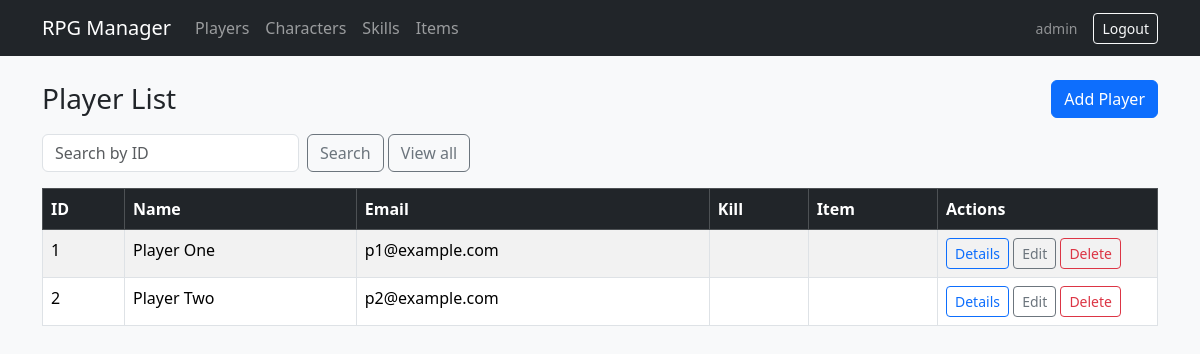
Page /public/index.php?controller=player&action=index (signed in) on the committed database.
### tables this page shows
CREATE TABLE IF NOT EXISTS players (
  id INT UNSIGNED AUTO_INCREMENT PRIMARY KEY,
  name VARCHAR(120) NOT NULL,
  email VARCHAR(180) NOT NULL,
  kill_character_id INT UNSIGNED NULL,
  item_id INT UNSIGNED NULL
);

### app/core/Controller.php (called while the page is built, shortened)
<?php
class Controller
{
    protected function render(string $viewFile, array $data = []): void
    {
        extract($data, EXTR_SKIP);
        $viewPath = ROOT_PATH . '/frontend/' . $viewFile;
        require $viewPath;
    }
}

### app/controllers/PlayerController.php (called while the page is built, shortened)
<?php
class PlayerController extends Controller
{
    private Player $model;
    public function __construct()
    {
        $this->model = new Player();
    }
    public function index(): void
    {
        $allPlayers = $this->model->all();
        $searchId = $this->get('search_id');
        if ($searchId !== null && $searchId !== '') {
            $displayId = (int) $searchId;
            if ($displayId > 0 && isset($allPlayers[$displayId - 1])) {
                $players = [$allPlayers[$displayId - 1] + ['display_id' => $displayId]];
            } else {
                $players = [];
            }
        } else {
            $players = $allPlayers;
        }
        $this->render('players/index.php', [
            'players' => $players,
            'searchId' => $searchId,
            'pageTitle' => 'Players',
        ]);
    }
}

### public/index.php (called while the page is built, shortened)
<?php
require_once ROOT_PATH . '/app/core/bootstrap.php';
$rawAction = strtolower((string) ($_GET['action'] ?? 'index'));
$actionName = preg_replace('/[^a-z]/', '', $rawAction);
$controller = new $className();
$controller->$actionName();

### app/config/helpers.php (called while the page is built)
<?php
function base_url(): string
{
    $b = rtrim((string) BASE_URL, '/');
    return $b === '' ? '' : $b . '/';
}
function e(?string $s): string
{
    return htmlspecialchars((string) $s, ENT_QUOTES, 'UTF-8');
}

### app/core/bootstrap.php (called while the page is built, shortened)
<?php
require_once ROOT_PATH . '/app/config/helpers.php';
spl_autoload_register(function ($className) {
    $paths = [
        ROOT_PATH . '/app/controllers/' . $className . '.php',
        ROOT_PATH . '/app/models/' . $className . '.php',
        ROOT_PATH . '/app/core/' . $className . '.php',
    ];
    foreach ($paths as $path) {
        if (is_file($path)) {
            return;
        }
    }
});
require_once ROOT_PATH . '/app/config/database.php';

### app/config/database.php (called while the page is built, shortened)
<?php
class Database
{
    private static ?PDO $instance = null;
    public static function getConnection(): PDO
    {
        if (self::$instance === null) {
            $dsn = 'mysql:host=' . self::HOST . ';dbname=' . self::DB_NAME . ';charset=' . self::CHARSET;
            $options = [
                PDO::ATTR_ERRMODE            => PDO::ERRMODE_EXCEPTION,
                PDO::ATTR_DEFAULT_FETCH_MODE => PDO::FETCH_ASSOC,
                PDO::ATTR_EMULATE_PREPARES   => false,
            ];
            self::$instance = new PDO($dsn, self::USER, self::PASS, $options);
        }
        return self::$instance;
    }
}

### app/models/Player.php (called while the page is built, shortened)
<?php
class Player
{
    private PDO $db;
    public function __construct()
    {
        $this->db = Database::getConnection();
    }
    public function all(): array
    {
        $sql = 'SELECT p.*, c.name AS kill_character_name, i.name AS item_name
                FROM players p
                LEFT JOIN characters c ON c.id = p.kill_character_id
                LEFT JOIN items i ON i.id = p.item_id
                ORDER BY p.id ASC';
        return $this->db->query($sql)->fetchAll();
    }
}

### frontend/players/index.php (the view, shortened to what this page needs)
<?php
require ROOT_PATH . '/frontend/views/layout/header.php';
?>
<div class="d-flex flex-wrap justify-content-between align-items-center gap-2 mb-3">
    <h1 class="h3 mb-0">Player List</h1>
    <a class="btn btn-primary" href="<?php echo e(base_url()); ?>index.php?controller=player&action=create">Add Player</a>
</div>
<form class="row g-2 mb-3" method="get" action="<?php echo e(base_url()); ?>index.php">
    <div class="col-auto">
        <input type="number" min="1" class="form-control" name="search_id" placeholder="Search by ID"
               value="<?php echo isset($searchId) && $searchId !== '' ? e((string) $searchId) : ''; ?>">
    </div>
    <div class="col-auto">
        <button type="submit" class="btn btn-outline-secondary">Search</button>
        <a class="btn btn-outline-secondary" href="<?php echo e(base_url()); ?>index.php?controller=player&action=index">View all</a>
    </div>
</form>
<div class="table-responsive">
    <table class="table table-striped table-bordered bg-white">
        <thead class="table-dark">
            <tr>
                <th>ID</th>
                <th>Name</th>
                <th>Email</th>
                <th>Kill</th>
                <th>Item</th>
                <th style="width:220px">Actions</th>
            </tr>
        </thead>
        <tbody>
            <?php if (empty($players)): ?>
                <tr><td colspan="6" class="text-center text-muted">No data available</td></tr>
            <?php else: ?>
                <?php foreach ($players as $idx => $p): ?>
                    <tr>
                        <td><?php echo (int) ($p['display_id'] ?? ($idx + 1)); ?></td>
                        <td><?php echo e($p['name']); ?></td>
                        <td><?php echo e($p['email']); ?></td>
                        <td><?php echo e($p['kill_character_name'] ?? ''); ?></td>
                        <td><?php echo e($p['item_name'] ?? ''); ?></td>
                        <td>
                            <a class="btn btn-sm btn-outline-primary" href="<?php echo e(base_url()); ?>index.php?controller=player&action=show&id=<?php echo (int) $p['id']; ?>">Details</a>
                            <a class="btn btn-sm btn-outline-secondary" href="<?php echo e(base_url()); ?>index.php?controller=player&action=edit&id=<?php echo (int) $p['id']; ?>">Edit</a>
                            <a class="btn btn-sm btn-outline-danger" href="<?php echo e(base_url()); ?>index.php?controller=player&action=delete&id=<?php echo (int) $p['id']; ?>"
                               onclick="return confirm('Delete this player?');">Delete</a>
                        </td>
                    </tr>
                <?php endforeach; ?>
            <?php endif; ?>
        </tbody>
    </table>
</div>
<?php require ROOT_PATH . '/frontend/views/layout/footer.php'; ?>

### rows in the picture
players: display_id "1", name "Player One", email "p1@example.com"
players: display_id "2", name "Player Two", email "p2@example.com"

### other values in the picture
$u['username'] "admin"
